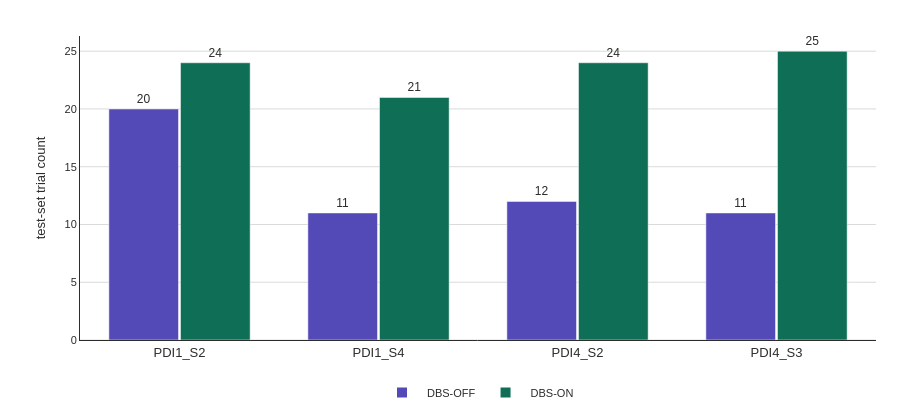

This figure's notebook cell:
### Markdown cell above
## Fig 1: Trial count summary (DBS-OFF / DBS-ON per session)

### Code cell
triplets = get_triplets()
trial_rows = [
    {
        "session": t.label or "",
        "participant": (t.label or "").split("_")[0],
        "DBS-OFF": sum(1 for r in load_results_for_triplet(t) if r.get("stim") == "off"),
        "DBS-ON": sum(1 for r in load_results_for_triplet(t) if r.get("stim") == "on"),
    }
    for t in triplets
]

fig = go.Figure()
fig.add_trace(go.Bar(
    x=[r["session"] for r in trial_rows], y=[r["DBS-OFF"] for r in trial_rows],
    name="DBS-OFF", marker_color=COLOR_DBS_OFF, width=0.35,
    text=[r["DBS-OFF"] for r in trial_rows], textposition="outside",
    textfont=dict(size=FONT_SIZE_BASE, family=FONT_FAMILY),
))
fig.add_trace(go.Bar(
    x=[r["session"] for r in trial_rows], y=[r["DBS-ON"] for r in trial_rows],
    name="DBS-ON", marker_color=COLOR_DBS_ON, width=0.35,
    text=[r["DBS-ON"] for r in trial_rows], textposition="outside",
    textfont=dict(size=FONT_SIZE_BASE, family=FONT_FAMILY),
))
apply_thesis_style(
    fig, ThesisTheme.LIGHT, height=420,
    margin=dict(l=80, r=24, t=36, b=80), legend_y=-0.22,
)
fig.update_layout(
    barmode="group",
    bargap=0.28,
    xaxis=dict(title_text="", showgrid=False, tickfont=dict(size=FONT_SIZE_LABEL)),
    yaxis=dict(
        title=dict(text="test-set trial count",
                   font=dict(size=FONT_SIZE_LABEL, family=FONT_FAMILY)),
        rangemode="tozero",
    ),
)
fig.write_image(str(OUT / 'fig_001_trial_count.png'), width=1000, height=420, scale=2)
fig.show()
print(
    "Fig 1 — Test-set trial counts per session, split by DBS condition. "
    f"Source: PSID triplet results (test split) for {', '.join(r['session'] for r in trial_rows)}. "
    f"Participants: {', '.join(sorted({r['participant'] for r in trial_rows}))}. "
    "Counts match the trial inventory table above after train/val/test splitting."
)

### Figure 1 — Plotly figure (JSON) as saved in the notebook; plotly's stock layout.template omitted (floating-point values rounded to 4 significant figures)
{"data": [{"marker": {"color": "#534AB7"}, "name": "DBS-OFF", "text": ["20", "11", "12", "11"], "textfont": {"family": "Arial, Helvetica, sans-serif", "size": 12}, "textposition": "outside", "type": "bar", "width": 0.35, "x": ["PDI1_S2", "PDI1_S4", "PDI4_S2", "PDI4_S3"], "y": [20, 11, 12, 11]}, {"marker": {"color": "#0F6E56"}, "name": "DBS-ON", "text": ["24", "21", "24", "25"], "textfont": {"family": "Arial, Helvetica, sans-serif", "size": 12}, "textposition": "outside", "type": "bar", "width": 0.35, "x": ["PDI1_S2", "PDI1_S4", "PDI4_S2", "PDI4_S3"], "y": [24, 21, 24, 25]}], "layout": {"bargap": 0.28, "barmode": "group", "font": {"color": "#2C2C2A", "family": "Arial, Helvetica, sans-serif", "size": 12}, "height": 420, "hovermode": "x unified", "legend": {"bgcolor": "rgba(0,0,0,0)", "font": {"size": 11}, "itemsizing": "constant", "itemwidth": 40, "orientation": "h", "tracegroupgap": 8, "x": 0.5, "xanchor": "center", "y": -0.22, "yanchor": "bottom"}, "margin": {"b": 80, "l": 80, "r": 24, "t": 36}, "paper_bgcolor": "#FFFFFF", "plot_bgcolor": "#FFFFFF", "showlegend": true, "xaxis": {"gridcolor": "rgba(0,0,0,0.15)", "linecolor": "#2C2C2A", "linewidth": 1, "mirror": false, "showgrid": false, "showline": true, "tickfont": {"size": 13}, "title": {"text": ""}}, "yaxis": {"gridcolor": "rgba(0,0,0,0.15)", "linecolor": "#2C2C2A", "linewidth": 1, "mirror": false, "rangemode": "tozero", "showgrid": true, "showline": true, "tickfont": {"size": 11}, "title": {"font": {"family": "Arial, Helvetica, sans-serif", "size": 13}, "text": "test-set trial count"}}}}
